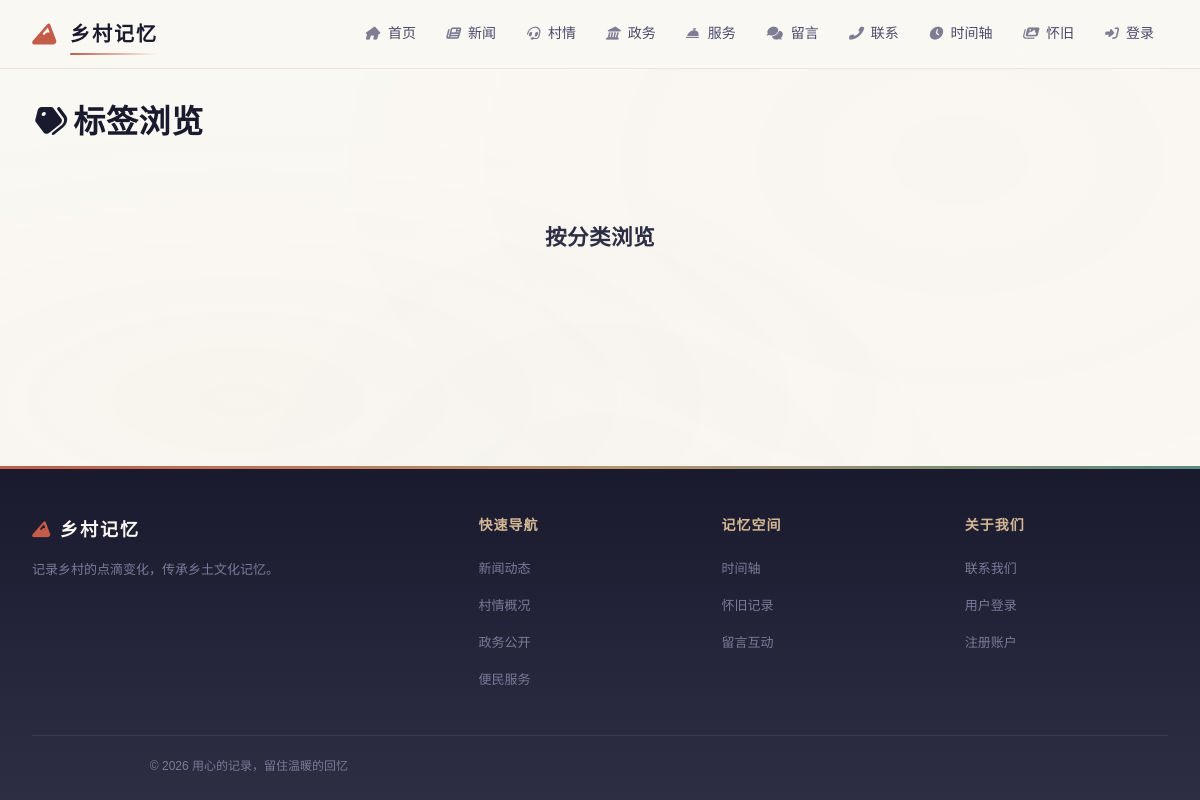
Screenshot of /people with the database file from the repository.
### models.py (models this page shows, shortened)
class SiteConfig(db.Model):
    __tablename__ = "site_config"
    id = db.Column(db.Integer, primary_key=True)
    site_title = db.Column(db.String(100), default="乡村记忆")  # 站点标题
    site_slogan = db.Column(db.Text, default="")  # 站点副标题/标语
    logo_url = db.Column(db.String(255), default="")  # 图片 Logo 访问 URL
    logo_name = db.Column(db.String(100), default="乡村记忆")  # 文字 Logo 名称
    logo_icon = db.Column(db.String(50), default="fas fa-mountain")  # 文字 Logo 图标
    nav_menu = db.Column(db.Text, default="[]")  # 导航菜单 JSON
    footer_brand = db.Column(db.Text, default="")  # 页脚品牌名
    footer_about = db.Column(db.Text, default="")  # 页脚简介文案
    footer_links = db.Column(db.Text, default="[]")  # 页脚链接分组 JSON
    footer_copyright = db.Column(db.Text, default="")  # 版权后缀（不含年份）
    quick_links = db.Column(db.Text, default="[]")  # 首页快速入口 JSON
    home_stats = db.Column(db.Text, default="{}")  # 首页/村情统计 JSON
    about_content = db.Column(db.Text, default="")  # 关于我们页正文（富文本）
    hero_subtitle = db.Column(
        db.Text, default="生态宜居 · 产业兴旺 · 乡风文明"
    )  # 封面副标题
    stat_labels = db.Column(db.Text, default="{}")  # KPI 标签 JSON: {population,area,output,satisfaction}
    intro_title = db.Column(db.Text, default="关于我们的村庄")  # 「关于我们的村庄」区块标题
    intro_subtitle = db.Column(db.Text, default="山水田园间，品味乡村魅力")  # 「关于我们的村庄」副文案
    features_title = db.Column(db.Text, default="乡村特色")  # 「乡村特色」区块标题
    features_subtitle = db.Column(db.Text, default="生态、生产、生活融合发展")  # 「乡村特色」副文案
    village_info_title = db.Column(db.Text, default="村庄信息")  # 「村庄信息」区块标题（P1）
    updated_at = db.Column(
        db.DateTime, default=datetime.utcnow, onupdate=datetime.utcnow
    )
    @classmethod
    def get(cls):
        try:
            row = cls.query.first()
        except Exception:
            row = None
        if row is None:
            row = cls(id=1, **cls.default_values())
        return row
    @property
    def nav_items(self):
        try:
            items = json.loads(self.nav_menu) if self.nav_menu else []
        except (json.JSONDecodeError, TypeError):
            items = []
        if not isinstance(items, list):
            items = []
        items = [i for i in items if i.get("is_active", True)]
        items.sort(key=lambda x: x.get("sort_order", 0))
        return items
    @property
    def footer_link_groups(self):
        try:
            groups = json.loads(self.footer_links) if self.footer_links else []
        except (json.JSONDecodeError, TypeError):
            groups = []
        return groups if isinstance(groups, list) else []

### routes/memories.py (the view)
@memories_bp.route("/people")
def people_page():
    people = People.query.order_by(People.name).all()
    return render_template("tags.html", tags=people, page_mode="people")

### templates/tags.html (shortened to what this page needs)
{% extends "base.html" %}
{% block content %}
<h2 class="section-title"><i class="fas fa-tags"></i> 标签浏览</h2>
<div class="tag-cloud">
</div>
<div style="margin-top:40px;">
    <h3 style="color:var(--primary);text-align:center;">按分类浏览</h3>
    {% set categories = {'person': '人物', 'place': '地方', 'event': '事件', 'emotion': '情感', 'general': '其他'} %}
</div>
{% endblock %}

### templates/base.html (shortened to what this page needs)
<!doctype html>
<html lang="zh-CN">
  <head>
    <link
      rel="stylesheet"
      href="{{ url_for('static', filename='font-awesome/css/all.min.css') }}"
    />
    <link rel="stylesheet" href="/static/css/style.css" />
  </head>
  <body class="{% if request.path.startswith('/admin') %}is-admin{% endif %}">
    <header class="site-header">
      <div class="header-inner">
        <a href="/" class="logo-area">
          {% if site_config and site_config.logo_url %}
          <img src="{{ site_config.logo_url }}" alt="{{ site_config.logo_name or 'logo' }}" style="height: 28px; border-radius: 6px;" />
          {% else %}
          <i class="{{ site_config.logo_icon if site_config and site_config.logo_icon else 'fas fa-mountain' }}"></i>
          <span>{{ site_config.logo_name if site_config and site_config.logo_name else '乡村记忆' }}</span>
          {% endif %}
        </a>
        <ul class="nav-links" id="navLinks">
          {% if site_config %}
          {% for item in site_config.nav_items %}
          <li>
            <a href="{{ item.url }}"><i class="{{ item.icon or 'fas fa-circle' }}"></i> {{ item.label }}</a>
          </li>
          {% endfor %}
          {% endif %}
          {% if session['user'] %}
          <li>
            <a href="/logout"><i class="fas fa-sign-out-alt"></i> 退出</a>
          </li>
          {% else %}
          <li>
            <a href="/login"><i class="fas fa-sign-in-alt"></i> 登录</a>
          </li>
          {% endif %}
        </ul>
      </div>
    </header>
    <main class="container">
       {% block content %}{% endblock %}
    </main>
    <footer>
      <div class="footer-inner">
        <div>
          <div class="footer-brand">
            {% if site_config and site_config.logo_icon %}<i class="{{ site_config.logo_icon }}" style="margin-right: 8px; color: var(--cinnabar)"></i>{% endif %}{{ site_config.footer_brand if site_config and site_config.footer_brand else '乡村记忆' }}
          </div>
          <p class="footer-desc">
            {{ site_config.footer_about if site_config and site_config.footer_about else '记录乡村的点滴变化，传承乡土文化记忆。<br />让每一份乡愁都有处安放，让每一个故事都被铭记。' }}
          </p>
        </div>
        {% for group in (site_config.footer_link_groups if site_config else []) %}
        <div>
          <div class="footer-title">{{ group.title }}</div>
          <ul class="footer-links">
            {% for link in group.links %}
            <li><a href="{{ link.url }}">{{ link.label }}</a></li>
            {% endfor %}
          </ul>
        </div>
        {% endfor %}
      </div>
      <div class="footer-bottom">
        <p>&copy; {{ now.year }} {{ site_config.footer_copyright if site_config and site_config.footer_copyright else '乡村记忆系统 | 用心的记录，留住温暖的回忆' }}</p>
      </div>
    </footer>
  </body>
</html>

### static/css/style.css (style rules this page uses)
:root { --cinnabar: #c45c48; --cinnabar-light: #d97b6a; --cinnabar-pale: #f5e0dc; --jade: #5a8a7f; --jade-light: #7ab5a8; --jade-pale: #e0f0ec; --gold: #b8956a; --gold-light: #d4b896; --gold-pale: #f5efe6; --ink-dark: #1a1a2e; --ink: #2d2d44; --ink-light: #4a4a6a; --ink-muted: #7a7a9a; --paper: #faf8f3; --paper-warm: #f5f0e8; --paper-deep: #ebe5d9; --shadow-sm: 0 1px 3px rgba(26, 26, 46, 0.06); --shadow-md: 0 4px 16px rgba(26, 26, 46, 0.08); --shadow-lg: 0 8px 32px rgba(26, 26, 46, 0.1); --shadow-xl: 0 16px 48px rgba(26, 26, 46, 0.12); --font-display: "Noto Serif SC", "Source Han Serif SC", serif; --font-body: "Noto Sans SC", "PingFang SC", "Microsoft YaHei", sans-serif; --font-mono: "JetBrains Mono", "Fira Code", monospace; --radius-sm: 8px; --radius-md: 12px; --radius-lg: 16px; --radius-xl: 20px; --radius-full: 9999px; --space-1: 4px; --space-2: 8px; --space-3: 12px; --space-4: 16px; --space-5: 20px; --space-6: 24px; --space-8: 32px; --space-10: 40px; --space-12: 48px; --space-16: 64px; --ease-out: cubic-bezier(0.16, 1, 0.3, 1); --ease-in-out: cubic-bezier(0.65, 0, 0.35, 1); --duration-fast: 150ms; --duration-normal: 250ms; --duration-slow: 400ms; }
*, *::before, *::after { box-sizing: border-box; margin: 0; padding: 0; }
html { font-size: 16px; -webkit-font-smoothing: antialiased; -moz-osx-font-smoothing: grayscale; }
body { font-family: var(--font-body); background: var(--paper); color: var(--ink); line-height: 1.7; min-height: 100vh; display: flex; flex-direction: column; }
a { color: var(--cinnabar); text-decoration: none; transition: color var(--duration-fast) var(--ease-out); }
h1, h2, h3, h4, h5, h6 { font-family: var(--font-display); font-weight: 700; line-height: 1.3; color: var(--ink-dark); letter-spacing: 0.02em; }
h2 { font-size: clamp(1.4rem, 1.1rem + 1.5vw, 2rem); }
h3 { font-size: clamp(1.1rem, 0.95rem + 0.75vw, 1.35rem); }
p { max-width: 65ch; }
.container { max-width: 1280px; margin: 0 auto; padding: var(--space-8) var(--space-6); width: 100%; flex: 1; }
.tag-cloud { display: flex; flex-wrap: wrap; gap: var(--space-2); }

### templates/tags.html (style rules this page uses)
.tag-cloud { display: flex; flex-wrap: wrap; gap: 12px; justify-content: center; padding: 20px 0; }

### rows the page displays
SiteConfig: logo_name "乡村记忆", footer_brand "乡村记忆", footer_about "记录乡村的点滴变化，传承乡土文化记忆。", footer_copyright "用心的记录，留住温暖的回忆"

### other values shown
{{ item.label }} "首页" "新闻" "村情" "政务" "服务" "留言" "联系" "时间轴" "怀旧"
{{ group.title }} "快速导航" "记忆空间" "关于我们"
{{ link.label }} "新闻动态" "村情概况" "政务公开" "便民服务" "时间轴" "怀旧记录" "留言互动" "联系我们" "用户登录" "注册账户"
